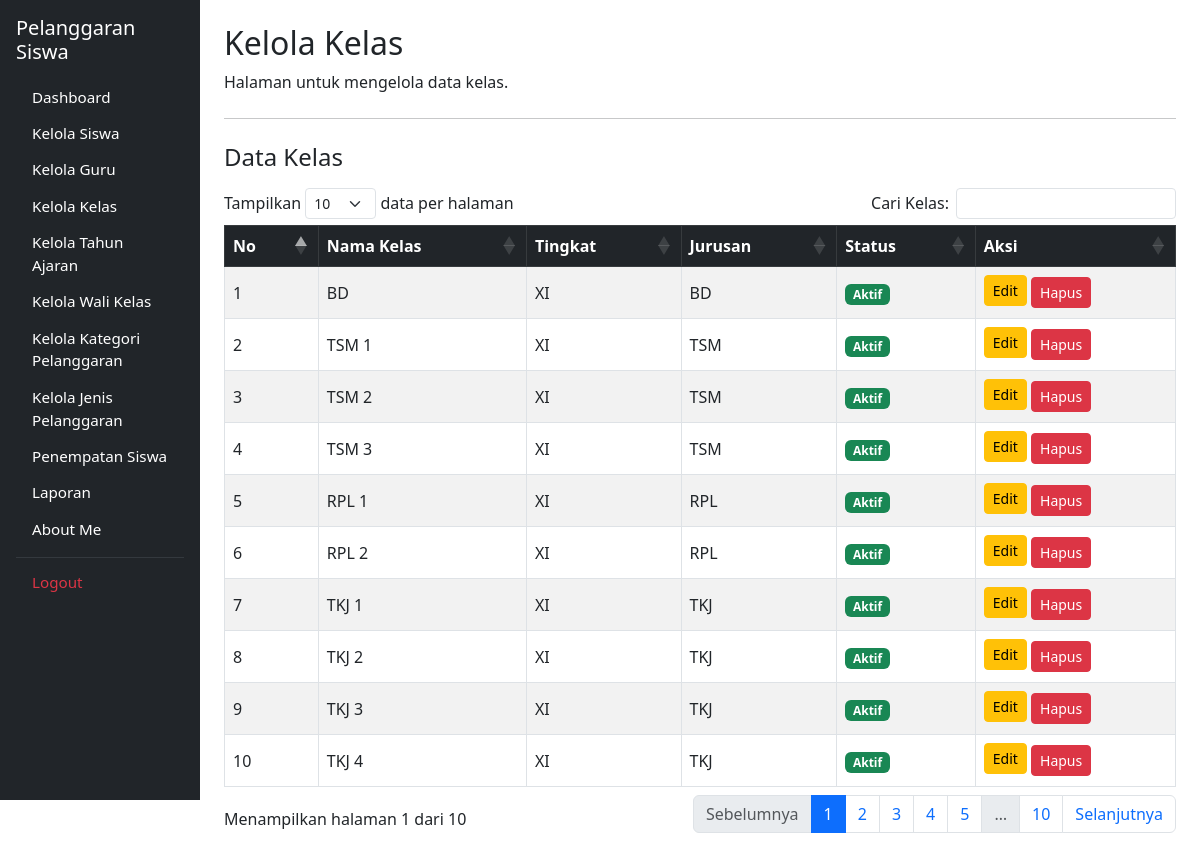
The page /kelola_kelas.php (signed in) on the database its author committed.
### tables this page shows
CREATE TABLE `t_kelas` (
  `id` int(11) NOT NULL,
  `nama` varchar(100) DEFAULT NULL,
  `tingkat` varchar(20) NOT NULL,
  `jurusan` varchar(100) NOT NULL,
  `status_aktif` tinyint(1) NOT NULL,
  `created_at` timestamp NOT NULL DEFAULT current_timestamp(),
  `updated_at` timestamp NOT NULL DEFAULT current_timestamp()
);

### kelola_kelas.php (the view, shortened to what this page needs)
<?php
include 'config/koneksi.php';
$query = mysqli_query($koneksi, "
    SELECT * FROM t_kelas
    ORDER BY id ASC
");
?>
<!DOCTYPE html>
<html lang="id">
<head>
    <link href="https://cdn.jsdelivr.net/npm/bootstrap@5.3.0/dist/css/bootstrap.min.css" rel="stylesheet">
    <link rel="stylesheet" href="https://cdn.datatables.net/1.13.6/css/dataTables.bootstrap5.min.css">
</head>
<body>
<div class="container-fluid">
    <div class="row">
        <div class="col-md-3 col-lg-2 bg-dark p-3 sidebar-sticky">
            <h4 class="text-white mb-3 fs-5">
                Pelanggaran Siswa
            </h4>
            <ul class="nav nav-pills flex-column">
                <li class="nav-item">
                    <a href="dashboard.php" class="nav-link text-white">Dashboard</a>
                </li>
                <li class="nav-item">
                    <a href="kelola_siswa.php" class="nav-link text-white">Kelola Siswa</a>
                </li>
                <li class="nav-item">
                    <a href="kelola_guru.php" class="nav-link text-white">Kelola Guru</a>
                </li>
                <li class="nav-item">
                    <a href="kelola_kelas.php" class="nav-link btn btn-primary text-white text-start">Kelola Kelas</a>
                </li>
                <li class="nav-item">
                    <a href="kelola_tahun_ajaran.php" class="nav-link text-white">Kelola Tahun Ajaran</a>
                </li>
                <li class="nav-item">
                    <a href="kelola_wali_kelas.php" class="nav-link text-white">Kelola Wali Kelas</a>
                </li>
                <li class="nav-item">
                    <a href="kelola_kategori_pelanggaran.php" class="nav-link text-white">Kelola Kategori Pelanggaran</a>
                </li>
                <li class="nav-item">
                    <a href="kelola_jenis_pelanggaran.php" class="nav-link text-white">Kelola Jenis Pelanggaran</a>
                </li>
                <li class="nav-item">
                    <a href="penempatan_siswa.php" class="nav-link text-white">Penempatan Siswa</a>
                </li>
                <li class="nav-item">
                    <a href="pelanggaran.php" class="nav-link text-white">Laporan</a>
                </li>
                <li class="nav-item">
                    <a href="tentang_saya.php" class="nav-link text-white">About Me</a>
                </li>
                <hr class="text-secondary my-2">
                <li class="nav-item">
                    <a href="logout.php" class="nav-link text-danger">Logout</a>
                </li>
            </ul>
        </div>
        <main class="col-md-9 col-lg-10 p-4">
            <h2>Kelola Kelas</h2>
            <p>Halaman untuk mengelola data kelas.</p>
            <hr class="my-4">
            <h4 class="mb-3">Data Kelas</h4>
            <div class="table-responsive">
                <table id="tabelKelas" class="table table-bordered table-striped align-middle" style="width:100%">
                    <thead class="table-dark">
                        <tr>
                            <th>No</th>
                            <th>Nama Kelas</th>
                            <th>Tingkat</th>
                            <th>Jurusan</th>
                            <th>Status</th>
                            <th>Aksi</th>
                        </tr>
                    </thead>
                    <tbody>
                        <?php
                        if ($query && mysqli_num_rows($query) > 0) {
                            $no = 1;
                            while ($kelas = mysqli_fetch_assoc($query)) {
                        ?>
                            <tr>
                                <td><?= $no++; ?></td>
                                <td><?= htmlspecialchars($kelas['nama']); ?></td>
                                <td><?= htmlspecialchars($kelas['tingkat']); ?></td>
                                <td><?= htmlspecialchars($kelas['jurusan']); ?></td>
                                <td>
                                    <?php
                                    if (isset($kelas['status_aktif']) && $kelas['status_aktif'] == 1) {
                                        echo '<span class="badge bg-success">Aktif</span>';
                                    } else {
                                        echo '<span class="badge bg-danger">Tidak Aktif</span>';
                                    }
                                    ?>
                                </td>
                                <td>
                                    <a href="edit_kelas.php?id=<?= $kelas['id']; ?>" class="btn btn-warning btn-sm mb-1">Edit</a>
                                    <a href="hapus_kelas.php?id=<?= $kelas['id']; ?>"
                                       class="btn btn-danger btn-sm"
                                       onclick="return confirm('Yakin ingin menghapus kelas ini?')">
                                        Hapus
                                    </a>
                                </td>
                            </tr>
                        <?php
                            }
                        }
                        ?>
                    </tbody>
                </table>
            </div>
        </main>
    </div>
</div>
</body>
</html>

### kelola_kelas.php (style rules this page uses)
.sidebar-sticky { position: sticky; top: 0; height: 100vh; overflow-y: auto; }
.sidebar-sticky .nav-link { padding-top: 0.35rem !important; padding-bottom: 0.35rem !important; font-size: 0.95rem; }
.sidebar-sticky .nav-item { margin-bottom: 0.15rem !important; }

### rows shown on the page
t_kelas: nama "BD", tingkat "XI", jurusan "BD", status_aktif "Aktif"
t_kelas: nama "TSM 1", tingkat "XI", jurusan "TSM", status_aktif "Aktif"
t_kelas: nama "TSM 2", tingkat "XI", jurusan "TSM", status_aktif "Aktif"
t_kelas: nama "TSM 3", tingkat "XI", jurusan "TSM", status_aktif "Aktif"
t_kelas: nama "RPL 1", tingkat "XI", jurusan "RPL", status_aktif "Aktif"
t_kelas: nama "RPL 2", tingkat "XI", jurusan "RPL", status_aktif "Aktif"
t_kelas: nama "TKJ 1", tingkat "XI", jurusan "TKJ", status_aktif "Aktif"
t_kelas: nama "TKJ 2", tingkat "XI", jurusan "TKJ", status_aktif "Aktif"
t_kelas: nama "TKJ 3", tingkat "XI", jurusan "TKJ", status_aktif "Aktif"
t_kelas: nama "TKJ 4", tingkat "XI", jurusan "TKJ", status_aktif "Aktif"
